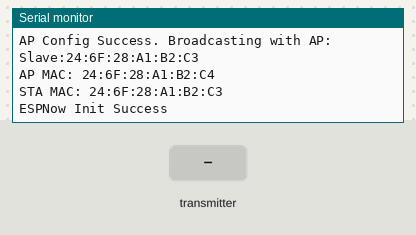
Bench run of a sketch on a simulated ESP32. Parts: the last lines printed to the serial monitor. The test bench sets the inputs (shaded band).

Above: at 1.2 s.
1.3 s: the transmitter starts sending a = 0
At 1.72 s:
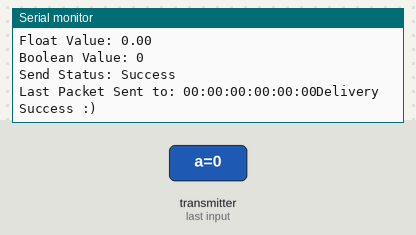
At 2.44 s:
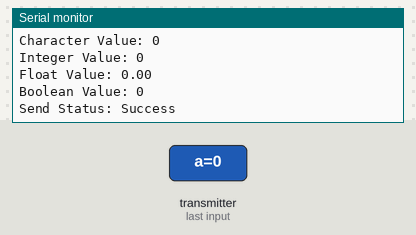
2.8 s: the transmitter starts sending b = 1024
4.3 s: the transmitter starts sending c = 25
5.8 s: the transmitter starts sending d = 1
7.3 s: the transmitter starts sending a = 1
8.8 s: the transmitter starts sending b = 2048
Timing chart, 0 to 11.3 s (numbered marks = the images above; inputs shaded):
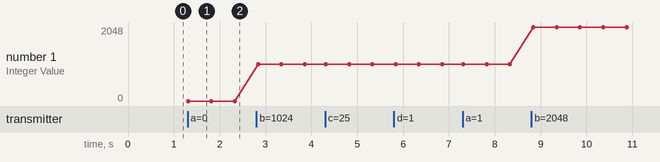

The sketch:

EspNowSlave.ino
```cpp
#include <esp_now.h>
#include <WiFi.h>
//#include "../src/Logging.h"

#define CHANNEL 1

// Define a data structure
typedef struct struct_message {
  char a[32];
  int b;
  float c;
  bool d;
} struct_message;

// Create a structured object
struct_message recvData;


// Callback function executed when data is received
void OnDataRecv(const uint8_t * mac_addr, const uint8_t *incomingData, int len) {
  memcpy(&recvData, incomingData, sizeof(recvData));
  char macStr[18];
  snprintf(macStr, sizeof(macStr), "%02x:%02x:%02x:%02x:%02x:%02x",
           mac_addr[0], mac_addr[1], mac_addr[2], mac_addr[3], mac_addr[4], mac_addr[5]);

  esp_now_peer_info_t peer;
  for (int ii = 0; ii < 6; ++ii) {
    if (ii < 5)
      peer.peer_addr[ii] = (uint8_t)mac_addr[ii];
    else
      peer.peer_addr[ii] = (uint8_t)mac_addr[ii]+1;
  }

  peer.channel = CHANNEL;  // pick a channel
  peer.encrypt = 0;        // no encryption

  // Slave not paired, attempt pair
  esp_err_t addStatus = esp_now_add_peer(&peer);
  if (addStatus == ESP_OK) {
    // Pair success
    Serial.println("Pair success");
  } else if (addStatus == ESP_ERR_ESPNOW_NOT_INIT) {
    // How did we get so far!!
    Serial.println("ESPNOW Not Init");
  } else if (addStatus == ESP_ERR_ESPNOW_ARG) {
    Serial.println("Add Peer - Invalid Argument");
  } else if (addStatus == ESP_ERR_ESPNOW_FULL) {
    Serial.println("Peer list full");
  } else if (addStatus == ESP_ERR_ESPNOW_NO_MEM) {
    Serial.println("Out of memory");
  } else if (addStatus == ESP_ERR_ESPNOW_EXIST) {
    Serial.println("Peer Exists");
  } else {
    Serial.println("Not sure what happened");
  }

  Serial.print("Last Packet Recv from: "); Serial.println(macStr);
  Serial.print("Data received: ");
  Serial.println(len);
  Serial.print("Character Value: ");
  Serial.println(recvData.a);
  Serial.print("Integer Value: ");
  Serial.println(recvData.b);
  Serial.print("Float Value: ");
  Serial.println(recvData.c);
  Serial.print("Boolean Value: ");
  Serial.println(recvData.d);
    delay(100);
  SendData(( const uint8_t*)peer.peer_addr, (uint8_t*)&recvData);
}

// send data
void SendData( const uint8_t* peer_addr, const uint8_t* toSendData) {

    // Send message via ESP-NOW
    esp_err_t result = esp_now_send(peer_addr, toSendData, sizeof(recvData));

    Serial.print("Send Status: ");
    if (result == ESP_OK) {
      Serial.println("Success");
    } else if (result == ESP_ERR_ESPNOW_NOT_INIT) {
      // How did we get so far!! esp_now_peer_info_t peer
      Serial.println("ESPNOW not Init.");
    } else if (result == ESP_ERR_ESPNOW_ARG) {
      Serial.println("Invalid Argument");
    } else if (result == ESP_ERR_ESPNOW_INTERNAL) {
      Serial.println("Internal Error");
    } else if (result == ESP_ERR_ESPNOW_NO_MEM) {
      Serial.println("ESP_ERR_ESPNOW_NO_MEM");
    } else if (result == ESP_ERR_ESPNOW_NOT_FOUND) {
      Serial.println("Peer not found.");
    } else {
      Serial.println("Not sure what happened");
    }
    delay(100);
}
// callback when data is sent from Slave to Master
void OnDataSent(const uint8_t *mac_addr, esp_now_send_status_t status) {
  char macStr[18];
  snprintf(macStr, sizeof(macStr), "%02x:%02x:%02x:%02x:%02x:%02x",
           mac_addr[0], mac_addr[1], mac_addr[2], mac_addr[3], mac_addr[4], mac_addr[5]);
  Serial.print("Last Packet Sent to: ");
  Serial.print(macStr);
  String success;
  if (status == 0) {
    success = "Delivery Success :)";
  }
  else {
    success = "Delivery Fail :(";
  }
  Serial.println(success);
}


// Init ESP Now with fallback
void InitESPNow() {
  WiFi.disconnect();
  if (esp_now_init() == ESP_OK) {
    Serial.println("ESPNow Init Success");
  }
  else {
    Serial.println("ESPNow Init Failed");
    // Retry InitESPNow, add a counte and then restart?
    // InitESPNow();
    // or Simply Restart
    ESP.restart();
  }
}

// config AP SSID
void configDeviceAP() {
  String Prefix = "Slave:";
  String Mac = WiFi.macAddress();
  String SSID = Prefix + Mac;
  String Password = "123456789";
  bool result = WiFi.softAP(SSID.c_str(), Password.c_str(), CHANNEL, 0);
  if (!result) {
    Serial.println("AP Config failed.");
  } else {
    Serial.println("AP Config Success. Broadcasting with AP: " + String(SSID));
  }
}

void setup() {
  Serial.begin(115200);
  Serial.println("ESPNow Slave Example");
  //Set device in AP mode to begin with  WIFI_MODE_APSTA
  WiFi.mode(WIFI_MODE_APSTA);
  // configure device AP mode
  configDeviceAP();
  // This is the mac address of the Slave in AP Mode
  Serial.print("AP MAC: "); Serial.println(WiFi.softAPmacAddress());
  Serial.print("STA MAC: ");   Serial.println(WiFi.macAddress());
  // Init ESPNow with a fallback logic
  InitESPNow();
  // Once ESPNow is successfully Init, we will register for recv CB to
  // get recv packer info.
  esp_now_register_recv_cb(OnDataRecv);
  esp_now_register_send_cb(OnDataSent);
}


void loop() {
  // Chill
}
```

Measured:
- after the input at 1.3 s, the serial monitor: prints a new line at once (image 1)
- plotted number 1: 0 → 1024 after the input at 2.8 s, 1024 → 2048 after the input at 8.8 s
